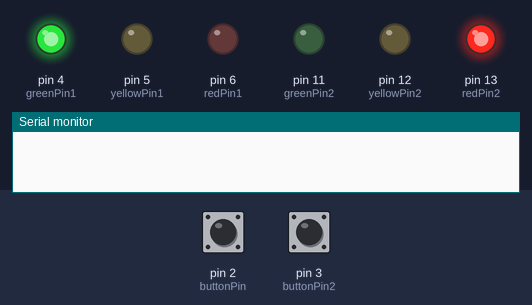
A sketch run on a simulated Arduino Uno, built with avr-gcc and run on an emulated ATmega328P. On the bench: output pins drawn as LEDs (lit = HIGH), the last lines printed to the serial monitor. The inputs (shaded band) are chosen by the test bench; at power-on: pin 2 (buttonPin) LOW, pin 3 (buttonPin2) LOW.

Above: at 0.1 s.
5.1 s: pin 2 (buttonPin) pulled HIGH for 0.15 s
At 5.12 s:
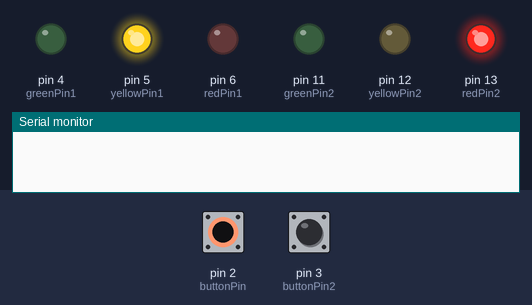
At 6.3 s:
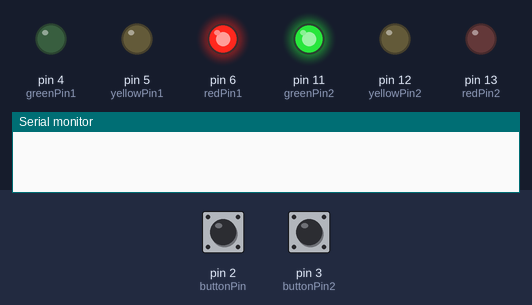
8.2 s: pin 3 (buttonPin2) pulled HIGH for 0.15 s
At 11.1 s:
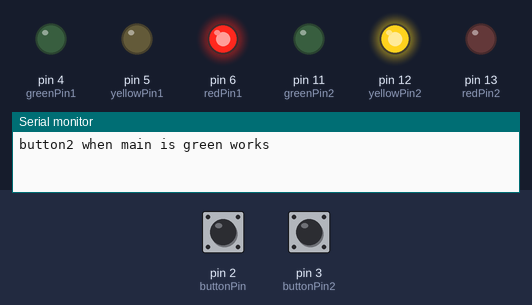
Timing chart, 0 to 17.3 s (numbered marks = the images above; inputs shaded):
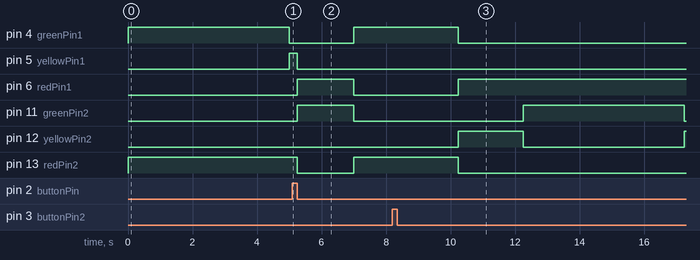

The sketch:

Traffic-Signal-Lights-Semaphores-Jaztin-Tabunda.ino
```cpp
/*
Jaztin Tabunda
Traffic Controller/Lights with Semaphores
COMP 522 - V. Bhatt
4/15/2023
*/

#include <Arduino_FreeRTOS.h> //include this library for FreeRTOS
#include <semphr.h> //include this library to use Semaphores

TaskHandle_t taskHandler1; //task handler for the main program
TaskHandle_t taskHandler2; //task2 handler for the main program

TaskHandle_t interruptHandler; //task handler for the interrupt

SemaphoreHandle_t xBinarySemaphore; //create BinarySemaphore handler

int redPin1 = 6; //pin numbers for Main Street Traffic Lights
int yellowPin1 = 5;
int greenPin1 = 4;

int redPin2 = 13; //pin numbers for Side Street Traffic Lights
int yellowPin2 = 12;
int greenPin2 = 11;

int buttonPin = 2; //button to simulate car on Main Street (button1)
int buttonPin2 = 3; //button sto simulate car on side street (button2)

int oldButtonState1 = 0; //for debouncing
int newButtonState1 = 0;
int oldButtonState2 = 0;
int newButtonState2 = 0;

int lastButtonChange = millis(); //for debouncing
int lastButtonChange2 = millis();

int debounce = 50; //debounce time

volatile int mainStGreen = 5000; // 10 second delay
volatile int mainStYellow = 2000; // 5 second delay
volatile int sideStGreen = 5000; // 5 second delay
volatile int sideStYellow = 2000; //3 second delay

void task1_G1R2Y1R2(void *pvParameters);
void task2_R1G2R1Y2(void *pvParameters);

void setup() {
  // put your setup code here, to run once:
  Serial.begin(9600); // Serial.begin gets the arduino ready to communicate with text output

  pinMode(buttonPin, INPUT); // sets up pin 2 as input for button1
  pinMode(buttonPin2, INPUT); // sets up pin 3 as input for button2
  attachInterrupt(digitalPinToInterrupt(buttonPin), ISRButton1, CHANGE);
  attachInterrupt(digitalPinToInterrupt(buttonPin2), ISRButton2, CHANGE);

  pinMode(redPin1, OUTPUT); //sets up traffic light set 1 as output
  pinMode(yellowPin1, OUTPUT);
  pinMode(greenPin1, OUTPUT);

  pinMode(redPin2, OUTPUT); //sets up traffic light set 1 as output
  pinMode(yellowPin2, OUTPUT);
  pinMode(greenPin2, OUTPUT);

  xTaskCreate(task1_G1R2Y1R2, "MainGreen", 128, NULL,  1, &taskHandler1); //program starts by first putting the taskHandler
  xTaskCreate(task2_R1G2R1Y2, "MainRed", 128, NULL,  1, &taskHandler2); //program starts by first putting the taskHandler

  xBinarySemaphore = xSemaphoreCreateBinary(); // create Binary Semaphore
  xSemaphoreGive(xBinarySemaphore); //get it started by giving the binary semaphore to whichever task comes first or has highest priority

  vTaskStartScheduler(); //this is needed to start scheduling tasks whichever has the highest priority is done first
}

void loop() {
  //FreeRTOS handles this so no need for code here
}

//Main Green; Side Red
void stateG1R2()
{
  turnOffLEDs(); //makes sure to turn off all previous LEDs before

  digitalWrite(greenPin1, HIGH); //turns on green1 and red2
  digitalWrite(redPin2, HIGH);

  vTaskDelay( mainStGreen / portTICK_PERIOD_MS ); //keeps the light on for however long we want
}

//Main Yellow; Side Red
void stateY1R2()
{
  turnOffLEDs(); //makes sure to turn off all previous LEDs before

  digitalWrite(yellowPin1, HIGH); //turns on yellow1 and red2
  digitalWrite(redPin2, HIGH);

  vTaskDelay( mainStYellow / portTICK_PERIOD_MS ); //keeps the light on for however long we want
}

//Main Red; Side Green
void stateR1G2()
{
  turnOffLEDs(); //makes sure to turn off all previous LEDs before

  digitalWrite(redPin1, HIGH); //turns on red1 and green2
  digitalWrite(greenPin2, HIGH);

  vTaskDelay( sideStGreen / portTICK_PERIOD_MS ); //keeps the light on for however long we want
}

//Main Red; Side Yellow
void stateR1Y2()
{
  turnOffLEDs(); //makes sure to turn off all previous LEDs before

  digitalWrite(redPin1, HIGH); //turns on red1 and yellow1
  digitalWrite(yellowPin2, HIGH);

  vTaskDelay( sideStYellow / portTICK_PERIOD_MS ); //keeps the light on for however long we want
}

//turns off all LEDs
void turnOffLEDs()
{
  digitalWrite(redPin1, LOW); //trafficLight1
  digitalWrite(yellowPin1, LOW);
  digitalWrite(greenPin1, LOW);

  digitalWrite(redPin2, LOW); //trafficLight2
  digitalWrite(yellowPin2, LOW);
  digitalWrite(greenPin2, LOW);
}

//if there was a car on Main St
void ISRButton1()
{
  if(millis() - lastButtonChange >= debounce)
  {
    newButtonState1 = digitalRead(buttonPin);
    if(newButtonState1 != oldButtonState1)
    {
      lastButtonChange = millis();
      oldButtonState1 = newButtonState1;
      if(oldButtonState1 == LOW)
      {
        //Serial.println("button1 works");
        if( (digitalRead(greenPin2) == HIGH) && (digitalRead(redPin1) == HIGH) )
        {
            Serial.println("button1 when side is green works");
            vTaskDelete(taskHandler2); //deletes / resets task2
            xTaskCreate(interruptTask, "SwitchToMain", 128, NULL,  2, &interruptHandler); //creates interruptTask which will force yellow and switch right away
        } //if we want Main street to turn green
        else if( (digitalRead(greenPin1) == HIGH) && (digitalRead(redPin2) == HIGH) )
        {
            Serial.println("button1 when main is green works");
            vTaskDelete(taskHandler1); //deletes / resets task2
            vTaskDelete(taskHandler2); //deletes / resets task1
            xTaskCreate(task1_G1R2Y1R2, "MainGreen", 128, NULL,  1, &taskHandler1); //creates task1 before task2 so it can be scheduled first
            xTaskCreate(task2_R1G2R1Y2, "MainRed", 128, NULL,  1, &taskHandler2);
        } //if we want Main street to remain green

        BaseType_t xHigherPriorityTaskWoken = pdFALSE; //basically interrupt is set to false first. it turns to true when it gets passed to the task with the highest priority
        xSemaphoreGiveFromISR(xBinarySemaphore, &xHigherPriorityTaskWoken); //gives up semaphore to the next higher priority task
      } //for debouncing
    } //for debouncing
  } //for debouncing
} //end of ISR2

//if there was a car on Side st
void ISRButton2()
{
  if(millis() - lastButtonChange2 >= debounce)
  {
    newButtonState2 = digitalRead(buttonPin2);
    if(newButtonState2 != oldButtonState2)
    {
      lastButtonChange2 = millis();
      oldButtonState2 = newButtonState2;
      if(oldButtonState2 == LOW)
      {
        //Serial.println("button2 works");
        if( (digitalRead(greenPin1) == HIGH) && (digitalRead(redPin2) == HIGH) )
        {
            Serial.println("button2 when main is green works");
            vTaskDelete(taskHandler1); //deletes / resets task1
            xTaskCreate(interruptTask2, "SwitchToSide", 128, NULL,  2, &interruptHandler); //creates interruptTask which will force yellow and switch to task2
        }//if we want Side street to Turn green
        else if( (digitalRead(greenPin2) == HIGH) && (digitalRead(redPin1) == HIGH) )
        {
            Serial.println("button2 when side is green works");
            vTaskDelete(taskHandler2); //deletes / resets task2
            vTaskDelete(taskHandler1);//deletes / resets task1
            xTaskCreate(task2_R1G2R1Y2, "MainRed", 128, NULL,  1, &taskHandler2);  //creates task2 before task1 so it can be scheduled first
            xTaskCreate(task1_G1R2Y1R2, "MainGreen", 128, NULL,  1, &taskHandler1);
        } //if we want Side street to remain green

        BaseType_t xHigherPriorityTaskWoken = pdFALSE; //basically interrupt is set to false first. it turns to true when it gets passed to the task with the highest priority
        xSemaphoreGiveFromISR(xBinarySemaphore, &xHigherPriorityTaskWoken); //gives up semaphore to the next higher priority task

      } //for debouncing
    } //for debouncing
  } //for debouncing
} //end of ISR2

//Regular cycle
void task1_G1R2Y1R2(void *pvParameters)
{
  while(1)
  {
    //makes sure the task1 priority is equal to task2's priority
    if(uxTaskPriorityGet(taskHandler1) != 1)
    {
      vTaskPrioritySet(taskHandler1, 1);
    }
    xSemaphoreTake(xBinarySemaphore,portMAX_DELAY); //takes in semaphore so it can start the task
    stateG1R2(); //Main Green ; Side Red
    stateY1R2(); //Main Yellow ; Side Red
    xSemaphoreGive(xBinarySemaphore); //give up semaphore to next task
    vTaskDelay(1);
  }
}

//Regular cycle2
void task2_R1G2R1Y2(void *pvParameters)
{
  while(1)
  {
    //makes sure the task1 priority is equal to task1's priority
    if(uxTaskPriorityGet(taskHandler2) != 1)
    {
      vTaskPrioritySet(taskHandler2, 1);
    }
    xSemaphoreTake(xBinarySemaphore,portMAX_DELAY); //takes in semaphore so it can start the task
    stateR1G2(); //Main Red ; Side Green
    stateR1Y2(); //Main Red ; Side Yellow
    xSemaphoreGive(xBinarySemaphore); //give up semaphore to next task
    vTaskDelay(1);
  }
}

void interruptTask(void *pvParameters)
{
  if(xSemaphoreTake(xBinarySemaphore, portMAX_DELAY) == pdPASS) //makes sure that semaphore is passed to it
  {
    stateR1Y2(); //Main Red ; Side Yellow
    xSemaphoreGive(xBinarySemaphore); //give up semaphore to next task. we give up the semaphore first so it's forced to schedule task1 first before current task deletes itself and creates task2
    xTaskCreate(task2_R1G2R1Y2, "MainRed", 128, NULL,  1, &taskHandler2); //creates task2
    vTaskDelete(interruptHandler); //task deletes itself
    vTaskDelay(1);
  }
}

void interruptTask2(void *pvParameters)
{
  if(xSemaphoreTake(xBinarySemaphore, portMAX_DELAY) == pdPASS)
  {
    stateY1R2();
    xSemaphoreGive(xBinarySemaphore); //give up semaphore to next task. we give up the semaphore first so it's forced to schedule task2 first before current task deletes itself and creates task1
    xTaskCreate(task1_G1R2Y1R2, "MainGreen", 128, NULL,  1, &taskHandler1); //creates task1
    vTaskDelete(interruptHandler); //task deletes itself
    vTaskDelay(1);
  }
}
```

Measured:
- after the input at 5.1 s, pin 4 (greenPin1): LOW → HIGH after 1.9 s; pin 5 (yellowPin1), pin 13 (redPin2): HIGH → LOW after 0.15 s instead of 1.9 s; pin 6 (redPin1), pin 11 (greenPin2): LOW → HIGH after 0.15 s instead of 1.9 s
- after the input at 8.2 s, pin 4 (greenPin1), pin 13 (redPin2): goes on until 10.2 s, then stays LOW; pin 5 (yellowPin1): stays LOW (without the input it goes to HIGH after 3.8 s); pin 6 (redPin1): goes on until 10.2 s, then stays HIGH
